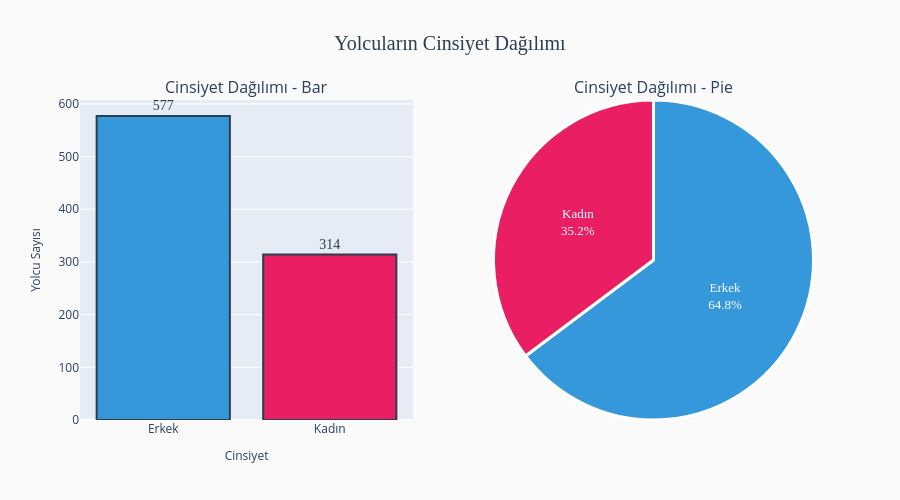

Notebook code cell kept with this figure:
### Markdown cell above
## 👫 Cinsiyet: Sex

**Demografik değişken** - Titanic'te "Kadınlar ve çocuklar önce" politikası önemliydi.

### Code cell
# Cinsiyet dağılımı
sex_counts = df['Sex'].value_counts()
sex_percentage = df['Sex'].value_counts(normalize=True) * 100

# Görselleştirme
fig = make_subplots(
    rows=1, cols=2,
    specs=[[{"type": "bar"}, {"type": "pie"}]],
    subplot_titles=('Cinsiyet Dağılımı - Bar', 'Cinsiyet Dağılımı - Pie')
)

# Bar chart
fig.add_trace(
    go.Bar(
        x=['Erkek', 'Kadın'],
        y=[sex_counts['male'], sex_counts['female']],
        marker=dict(color=['#3498db', '#e91e63'], line=dict(color='#2c3e50', width=2)),
        text=[sex_counts['male'], sex_counts['female']],
        textposition='outside',
        textfont=dict(size=14, color='#2c3e50', family='Arial Black'),
        hovertemplate='<b>%{x}</b><br>Sayı: %{y}<extra></extra>'
    ),
    row=1, col=1
)

# Pie chart
fig.add_trace(
    go.Pie(
        labels=['Erkek', 'Kadın'],
        values=[sex_counts['male'], sex_counts['female']],
        marker=dict(colors=['#3498db', '#e91e63'], line=dict(color='#ffffff', width=3)),
        textinfo='label+percent',
        textfont=dict(size=13, color='#ffffff', family='Arial Black'),
        hovertemplate='<b>%{label}</b><br>Sayı: %{value}<br>Yüzde: %{percent}<extra></extra>'
    ),
    row=1, col=2
)

fig.update_layout(
    title=dict(
        text='Yolcuların Cinsiyet Dağılımı',
        font=dict(size=20, color='#2c3e50', family='Arial Black'),
        x=0.5,
        xanchor='center'
    ),
    height=500,
    showlegend=False,
    paper_bgcolor='#fafafa'
)

fig.update_xaxes(title=dict(text='Cinsiyet', font=dict(size=12)), row=1, col=1)
fig.update_yaxes(title=dict(text='Yolcu Sayısı', font=dict(size=12)), row=1, col=1)

fig.show()

# İstatistikler
print("\n👫 CİNSİYET İSTATİSTİKLERİ")
print("="*70)
print(f"   👨 Erkek: {sex_counts['male']} kişi ({sex_percentage['male']:.1f}%)")
print(f"   👩 Kadın: {sex_counts['female']} kişi ({sex_percentage['female']:.1f}%)")
print(f"\n   📊 Erkek/Kadın Oranı: {sex_counts['male']/sex_counts['female']:.2f}")
print(f"   📊 Modal değer: {'Erkek' if sex_counts['male'] > sex_counts['female'] else 'Kadın'}")
print("="*70)

### Figure 1 — Plotly figure (JSON) as saved in the notebook; plotly's stock layout.template omitted (floating-point values rounded to 4 significant figures)
{"data": [{"hovertemplate": "<b>%{x}</b><br>Sayı: %{y}<extra></extra>", "marker": {"color": ["#3498db", "#e91e63"], "line": {"color": "#2c3e50", "width": 2}}, "text": ["577", "314"], "textfont": {"color": "#2c3e50", "family": "Arial Black", "size": 14}, "textposition": "outside", "type": "bar", "x": ["Erkek", "Kadın"], "xaxis": "x", "y": [577, 314], "yaxis": "y"}, {"domain": {"x": [0.55, 1], "y": [0, 1]}, "hovertemplate": "<b>%{label}</b><br>Sayı: %{value}<br>Yüzde: %{percent}<extra></extra>", "labels": ["Erkek", "Kadın"], "marker": {"colors": ["#3498db", "#e91e63"], "line": {"color": "#ffffff", "width": 3}}, "textfont": {"color": "#ffffff", "family": "Arial Black", "size": 13}, "textinfo": "label+percent", "type": "pie", "values": [577, 314]}], "layout": {"annotations": [{"font": {"size": 16}, "showarrow": false, "text": "Cinsiyet Dağılımı - Bar", "x": 0.225, "xanchor": "center", "xref": "paper", "y": 1, "yanchor": "bottom", "yref": "paper"}, {"font": {"size": 16}, "showarrow": false, "text": "Cinsiyet Dağılımı - Pie", "x": 0.775, "xanchor": "center", "xref": "paper", "y": 1, "yanchor": "bottom", "yref": "paper"}], "height": 500, "paper_bgcolor": "#fafafa", "showlegend": false, "title": {"font": {"color": "#2c3e50", "family": "Arial Black", "size": 20}, "text": "Yolcuların Cinsiyet Dağılımı", "x": 0.5, "xanchor": "center"}, "xaxis": {"anchor": "y", "domain": [0, 0.45], "title": {"font": {"size": 12}, "text": "Cinsiyet"}}, "yaxis": {"anchor": "x", "domain": [0, 1], "title": {"font": {"size": 12}, "text": "Yolcu Sayısı"}}}}
